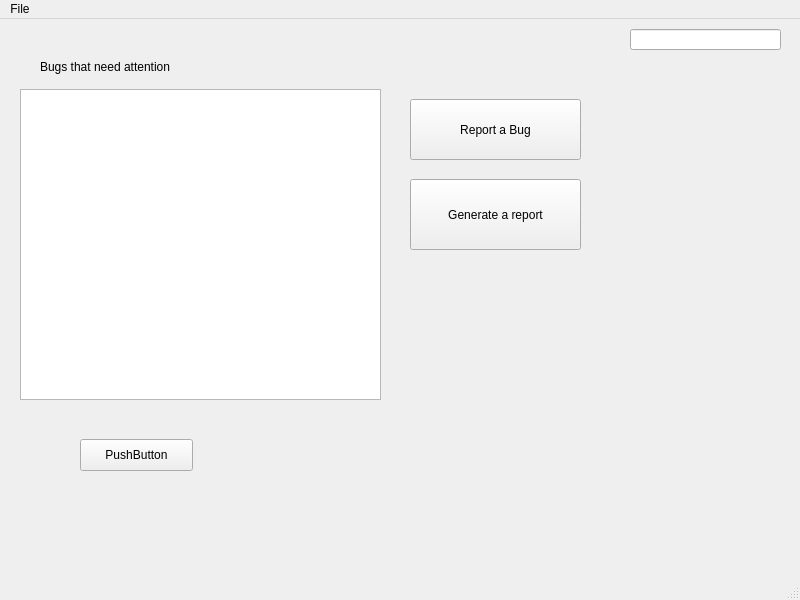
<?xml version="1.0" encoding="UTF-8"?>
<ui version="4.0">
 <class>ProfilePage</class>
 <widget class="QMainWindow" name="ProfilePage">
  <property name="geometry">
   <rect>
    <x>0</x>
    <y>0</y>
    <width>800</width>
    <height>600</height>
   </rect>
  </property>
  <property name="windowTitle">
   <string>MainWindow</string>
  </property>
  <widget class="QWidget" name="centralwidget">
   <widget class="QLineEdit" name="lineEdit">
    <property name="geometry">
     <rect>
      <x>630</x>
      <y>10</y>
      <width>151</width>
      <height>21</height>
     </rect>
    </property>
    <property name="text">
     <string/>
    </property>
   </widget>
   <widget class="QLabel" name="label">
    <property name="geometry">
     <rect>
      <x>40</x>
      <y>40</y>
      <width>271</width>
      <height>16</height>
     </rect>
    </property>
    <property name="text">
     <string>Bugs that need attention</string>
    </property>
   </widget>
   <widget class="QPushButton" name="pushButton">
    <property name="geometry">
     <rect>
      <x>410</x>
      <y>80</y>
      <width>171</width>
      <height>61</height>
     </rect>
    </property>
    <property name="text">
     <string>Report a Bug</string>
    </property>
   </widget>
   <widget class="QPushButton" name="pushButton_2">
    <property name="geometry">
     <rect>
      <x>410</x>
      <y>160</y>
      <width>171</width>
      <height>71</height>
     </rect>
    </property>
    <property name="text">
     <string>Generate a report</string>
    </property>
   </widget>
   <widget class="QTableView" name="tableView">
    <property name="geometry">
     <rect>
      <x>20</x>
      <y>70</y>
      <width>361</width>
      <height>311</height>
     </rect>
    </property>
   </widget>
   <widget class="QPushButton" name="pushButton_3">
    <property name="geometry">
     <rect>
      <x>80</x>
      <y>420</y>
      <width>113</width>
      <height>32</height>
     </rect>
    </property>
    <property name="text">
     <string>PushButton</string>
    </property>
   </widget>
  </widget>
  <widget class="QMenuBar" name="menubar">
   <property name="geometry">
    <rect>
     <x>0</x>
     <y>0</y>
     <width>800</width>
     <height>22</height>
    </rect>
   </property>
   <widget class="QMenu" name="menuFile">
    <property name="title">
     <string>File</string>
    </property>
    <addaction name="actionOption_1"/>
    <addaction name="actionOption_2"/>
    <addaction name="actionOption_3"/>
    <addaction name="actionOption_4"/>
   </widget>
   <addaction name="menuFile"/>
  </widget>
  <widget class="QStatusBar" name="statusbar"/>
  <action name="actionOption_1">
   <property name="text">
    <string>Browse Bugs</string>
   </property>
  </action>
  <action name="actionOption_2">
   <property name="text">
    <string>Generate report</string>
   </property>
  </action>
  <action name="actionOption_3">
   <property name="text">
    <string>Option 3</string>
   </property>
  </action>
  <action name="actionOption_4">
   <property name="text">
    <string>Option 4</string>
   </property>
  </action>
 </widget>
 <resources/>
 <connections/>
</ui>
